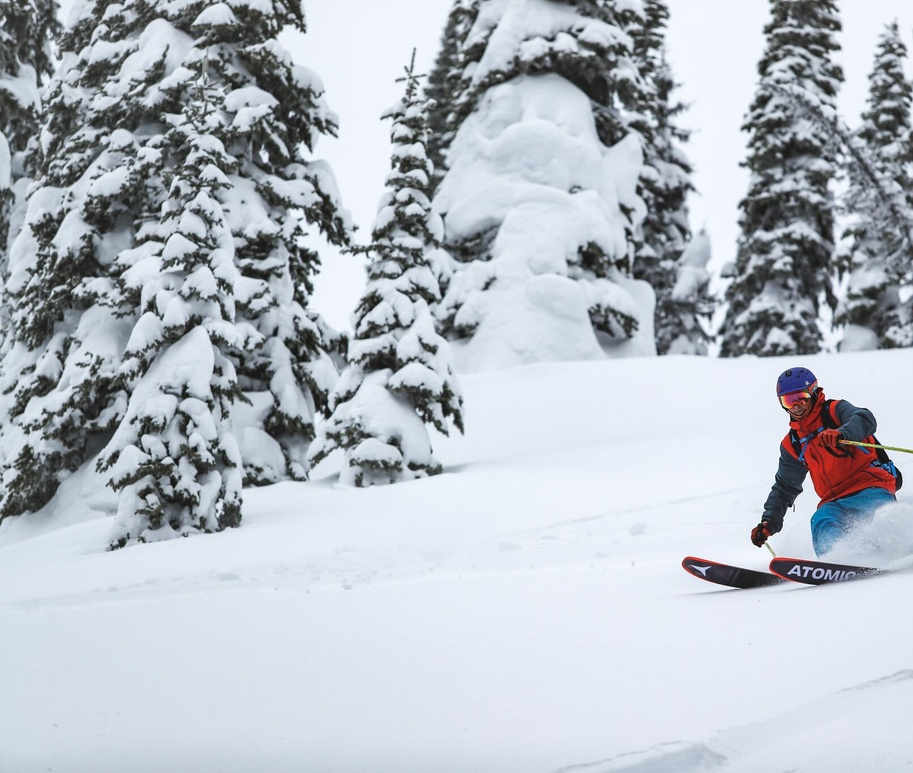
#> input picture image-stitching/images/skier/skier-left.jpg, 913 x 773 px, shrunk from 1611 x 1365 before the run
$ python orb-keypoints.py
#> lines starting #> are read from the running program, lines starting #| are printed output that depends on the picture
import numpy as np
import cv2
from matplotlib import pyplot as plt

# https://opencv-python-tutroals.readthedocs.io/en/latest/py_tutorials/py_feature2d/py_orb/py_orb.html

img_left = cv2.imread("images/skier/skier-left.jpg",0)
#> img_left: shape (773, 913); min 0, max 255, mean 187
img_right = cv2.imread("images/skier/skier-right.jpg",0)
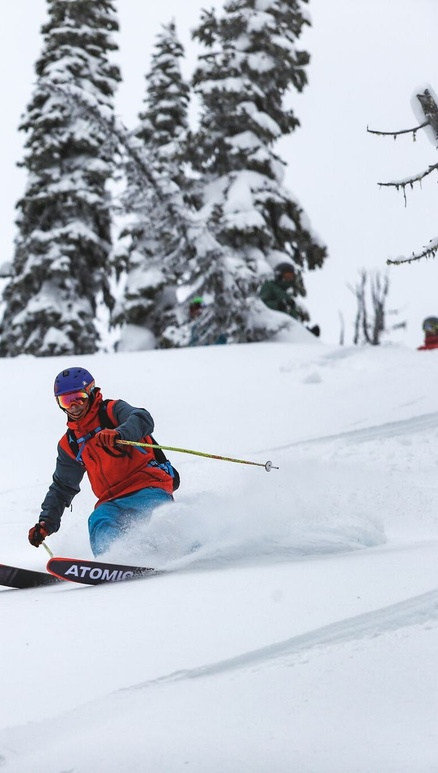
#> input picture image-stitching/images/skier/skier-right.jpg, 438 x 773 px, shrunk from 773 x 1365 before the run
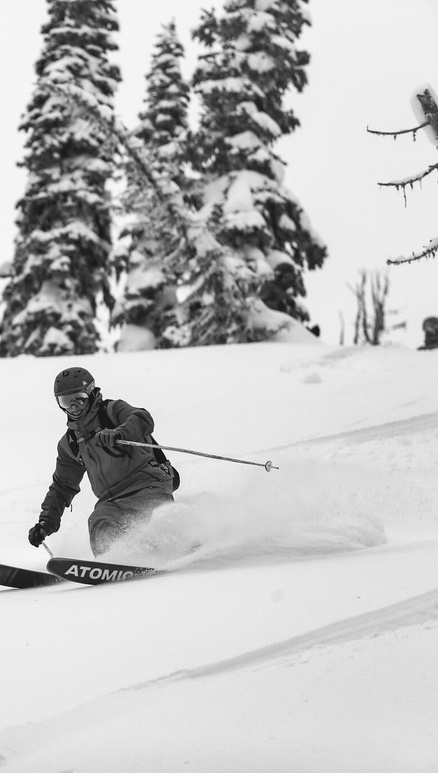
#> img_right: shape (773, 438); min 2, max 255, mean 190.6

# Initiate detector
orb = cv2.ORB_create(nfeatures=1000)

# # find the keypoints with ORB
# kp = orb.detect(img,None)

# # compute the descriptors with ORB
# kp, des = orb.compute(img, kp)


keypoints_left, descriptors_left = orb.detectAndCompute(img_left, None)
#> keypoints_left = 1000 keypoints; strongest (x, y, size): (760, 546, 31), (821, 388, 31), (790, 506, 31), (826, 399, 31)
keypoints_right, descriptors_right = orb.detectAndCompute(img_right, None)
#> keypoints_right = 1000 keypoints; strongest (x, y, size): (37, 546, 31), (99, 388, 31), (315, 332, 64.3), (103, 399, 31)


# draw only keypoints location,not size and orientation
keypointColor=(0, 255, 0)
img2_left = cv2.drawKeypoints(img_left,keypoints_left, outImage=np.array([]), color=keypointColor, flags=0)
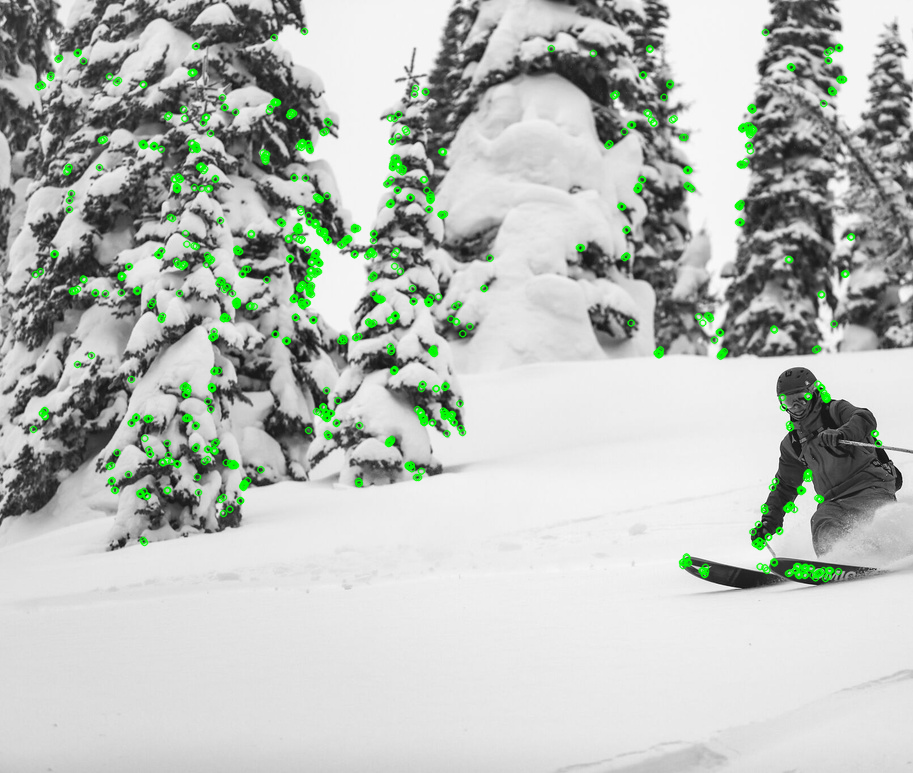
#> img2_left: shape (773, 913, 3); mean of channels 0, 1, 2 184.2, 189.4, 184.2; drawn as B, G, R
img2_right = cv2.drawKeypoints(img_right,keypoints_right, outImage=np.array([]), color=keypointColor, flags=0)
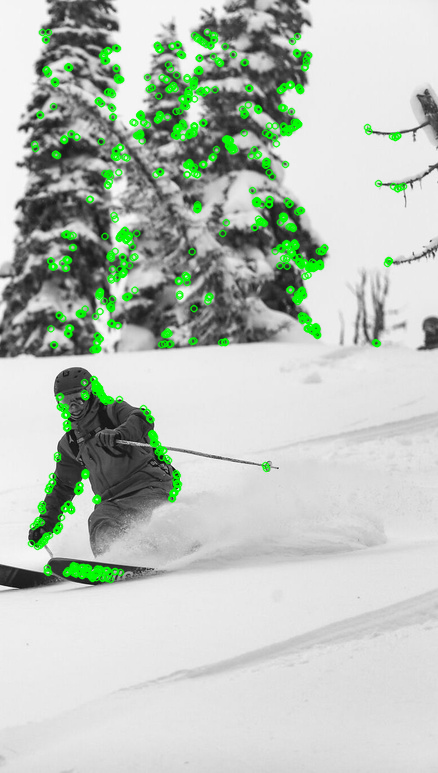
#> img2_right: shape (773, 438, 3); mean of channels 0, 1, 2 185.6, 195.1, 185.6; drawn as B, G, R

fig, axarr = plt.subplots(1,2)
fig.suptitle("ORB Image Keypoints")

ax1 = axarr[0]
ax1.set_title("Left Image")
ax1.imshow(img2_left)


ax2 = axarr[1]
ax2.set_title("Right Image")
ax2.imshow(img2_right)

plt.show()


# find the keypoints and descriptors with SIFT
